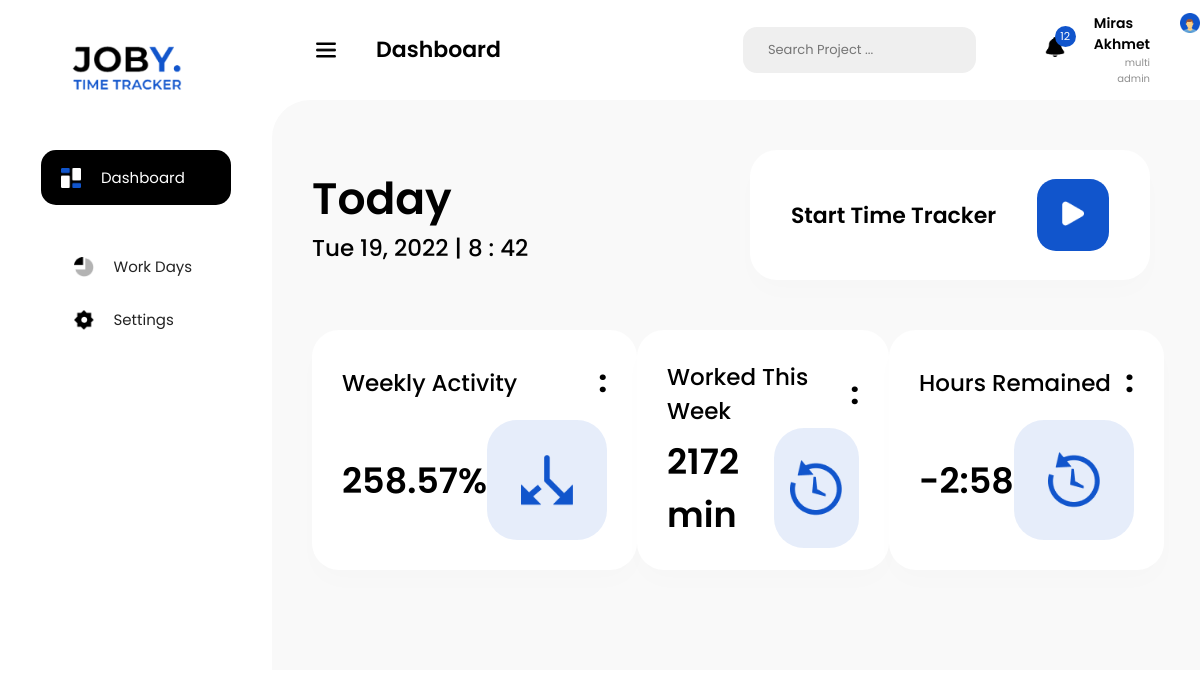
Screenshot of /home (signed in) with the database file from the repository.
### models.py (models this page shows, shortened)
class Employee(db.Model,UserMixin):
    id = db.Column(db.Integer(),primary_key = True)
    login_id = db.Column(db.String(10),unique = True,nullable = False)
    name = db.Column(db.String(100),nullable = False)
    surname = db.Column(db.String(100),nullable = False)
    profession = db.Column(db.String(30),nullable = False)
    password = db.Column(db.String(40),nullable  = False)
    flex_status =db.relationship('FlexStatus',backref = 'flex_status')

### views.py (the view)
@app.route('/home', methods=['POST', 'GET'])
def home():
    user = current_user
    week_day = datetime.now().weekday()
    now = {
        'today_date':datetime.now(),
        'week_day':['Mon','Tue','Wen','Thur','Fri','Sat','Sun'][week_day]
    }
    dates_status = FlexStatus.query.filter_by(employee_id = current_user.id).all()
    def week_activity():
        f = week_day - week_day % 7
        l = week_day + (7 - week_day % 7)
        work_time = 0
        for status in dates_status:
            if f <= status.enterTime.weekday()<= l:
                work_time += status.get_status() // 60
        activity = f'{(work_time / (((week_day + 1) if week_day<5 else 5) * 7 *60))*100:.2f}%'
        return activity,work_time,(2100 - work_time)
    wa,wt,hr = week_activity()
    hr = f'{hr//60}:{hr//60%60}'
    worked_activity = {
        'weekly_activity':wa,
        'worked_time':wt,
        'hours_remained':hr,
    }
    print(worked_activity)
    return render_template('dashboard.html',
                           user = current_user,
                           now = now,
                           worked_activity = worked_activity
                           )

### models.py (called while the page is built)
@login_manager.user_loader
def load_user(user_id):
    return Employee.query.get(user_id)

    def get_status(self):
        tmp = self.exitTime - self.enterTime
        return tmp.seconds

### templates/dashboard.html (shortened to what this page needs)
<!DOCTYPE html>
<html lang="en">
<head>
 <link rel="stylesheet" href="{{ url_for('static',filename = 'styles/dashboard_style.css') }}">
</head>
<body>
 <section id="mySideNav" class="sideNav">
  <a href="#" class="logo_container">
   <img src="static/images/logo.png" alt="logo">
  </a>
  <a href="#" class="dashboard_black">
   <img src="static/images/rect.png" alt="">
   <div>Dashboard</div>
  </a>
  <a href="#" class="links">
   <img src="static/images/icon_workDays.png" alt="">
   Work Days
  </a>
  <a href="#" class="links">
   <img src="static/images/icon_settings.png" alt="">
   Settings
  </a>
 </section>
<section class="body_body">
 <nav>
  <button>
   <img src="static/images/menu_bar.png" alt="">
   <div class="dashboard_txt">Dashboard</div>
  </button>
  <div class="search">
   Search Project ...
  </div>
  <div class="notifications">
   <img src="static/images/bell.png" alt="">
   <div class="notification_numb">12</div>
  </div>
  <div class="profile_info">
   <div class="name_profession">
    <div class="name_surname">{{ user.name }} {{ user.surname }} </div>
    <div class="profession">{{ user.profession }}</div>
   </div>
   <a href="/profile"><img src="static/images/profile_photo.png" alt="" class="profile_photo"></a>
  </div>
 </nav>
 <section class="main_content">
  <div class="row">
   <div class="today_info">
    <div class="today">Today</div>
    <div class="info">{{ now.week_day }} {{ now.today_date.day}}, {{ now.today_date.year }} | {{ now.today_date.hour}} : {{ now.today_date.minute}}</div>
   </div>
   <div class="start_time_tracker">
    <div class="txt">Start Time Tracker</div>
    <button class="play">
     <img src="static/images/play.png" alt="">
    </button>
   </div>
  </div>
  <div class="row">
   <div class="box first">
    <div class="txt_w_dots">
     <div class="header">Weekly Activity</div>
     <div class="dots">:</div>
    </div>
    <div class="text_w_box">
     <div class="bold_txt">{{ worked_activity.weekly_activity }}</div>
     <div class="blue_box">
      <img src="static/images/first_icon.png" alt="">
     </div>
    </div>
   </div>
   <div class="box secod">
    <div class="txt_w_dots">
     <div class="header">Worked This Week</div>
     <div class="dots">:</div>
    </div>
    <div class="text_w_box">
     <div class="bold_txt">{{ worked_activity.worked_time }} min</div>
     <div class="blue_box">
      <img src="static/images/second_icon.png" alt="">
     </div>
    </div>
   </div>
   <div class="box third">
    <div class="txt_w_dots">
     <div class="header">Hours Remained</div>
     <div class="dots">:</div>
    </div>
    <div class="text_w_box">
     <div class="bold_txt">{{ worked_activity.hours_remained }}</div>
     <div class="blue_box">
      <img src="./images/second_icon.png" alt="">
     </div>
    </div>
   </div>
  </div>
 </section>
</section>
</body>
</html>

### static/styles/dashboard_style.css (style rules this page uses)
body { margin: 0; padding: 0; font-family: Poppins; }
.sideNav { padding-top: 34px; display: flex; align-items: center; flex-direction: column; width: 272px; background-color: #fff; height: 100vh; position: fixed; z-index: 1; top: 0; left: 0; }
.sideNav a { text-decoration: none; display: flex; align-items: center; font-size: 15px; }
.logo_container img { height: auto; width: 100%; max-width: 128px !important; }
.logo_container { margin-bottom: 50px; }
.dashboard_black { width: 190px; height: 55px; background-color: black; border-radius: 15px; color: white; padding-left: 20px; box-sizing: border-box; font-family: Poppins; margin-bottom: 50px; }
.sideNav a img, nav img { width: 100%; height: auto; max-width: 20px; margin-right: 20px; }
.links { width: 125px; margin-bottom: 30px; color: #232323; }
nav { height: 100px; background-color: #fff; width: 100%; display: flex; align-items: center; }
nav button { background-color: transparent; border: none; margin-left: 310px; display: flex; align-items: center; }
nav button img { margin-right: 40px; }
.dashboard_txt { font-weight: 600; font-size: 22px; line-height: 42px; color: #000; font-family: Poppins; }
.search { width: 408px; height: 46px; background-color: #efefef; border-radius: 14px; display: flex; align-items: center; color: #757575; padding-left: 25px; font-size: 13px; margin-left: 16rem; }
.notifications { position: relative; margin-right: 1.8rem; margin-left: 4.3rem; }
.notification_numb { background-color: #1155CC; width: 21px; height: 21px; color: #fff; border-radius: 15px; font-size: 11px; box-sizing: border-box; display: flex; align-items: center; justify-content: center; position: absolute; left: 10px; top: -11px; }
.profile_info { display: flex; }
.profile_photo { width: 100%; height: auto; max-width: 46px; }
.name_surname { font-weight: 600; font-size: 14px; }
.profession { color: #8f8f8f; font-size: 10px; text-align: right; }
.name_profession { margin-right: 30px; }
.main_content { margin-left: 272px; border-radius: 38px 0 0 0; background-color: #F9F9F9; padding: 50px 50px 50px 40px; }
.row, .text_w_box, .txt_w_dots { display: flex; flex-direction: row; justify-content: space-between; align-items: center; }
.row { margin-bottom: 50px; }
.today_info .today { font-size: 44px; font-weight: 600; }
.today_info .info, .box .header { font-size: 23px; font-weight: 500; }
.start_time_tracker { background: #FFFFFF; box-shadow: 0px 13px 25px rgba(0, 0, 0, 0.01); border-radius: 27px; display: flex; align-items: center; width: 400px; height: 130px; justify-content: space-evenly; }
.start_time_tracker .txt { font-weight: 600; font-size: 22px; }
.play { width: 72px; height: 72px; background: #1155CC; border-radius: 19px; border: none; }
.play img { width: 22px; }
.box { width: 370px; height: 240px; padding: 30px; box-sizing: border-box; background: #FFFFFF; box-shadow: 0px 13px 25px rgba(0, 0, 0, 0.01); border-radius: 27px; display: flex; flex-direction: column; justify-content: space-between; }
.bold_txt { font-weight: 600; font-size: 35px; }
.blue_box { width: 120px; height: 120px; background: rgba(17, 85, 204, 0.1); border-radius: 30px; position: relative; }
.blue_box img { width: 52px; position: absolute; top: 50%; left: 50%; transform: translate(-50%, -50%); }
.txt_w_dots .dots { font-size: 30px; font-weight: bold; }

### rows the page displays
Employee: name "Miras", surname "Akhmet", profession "multi admin"

### other values shown
{{ now.week_day }} "Tue"
{{ now.today_date.day }} "19"
{{ now.today_date.year }} "2022"
{{ now.today_date.hour }} "8"
{{ now.today_date.minute }} "42"
{{ worked_activity.weekly_activity }} "258.57%"
{{ worked_activity.worked_time }} "2172"
{{ worked_activity.hours_remained }} "-2:58"
